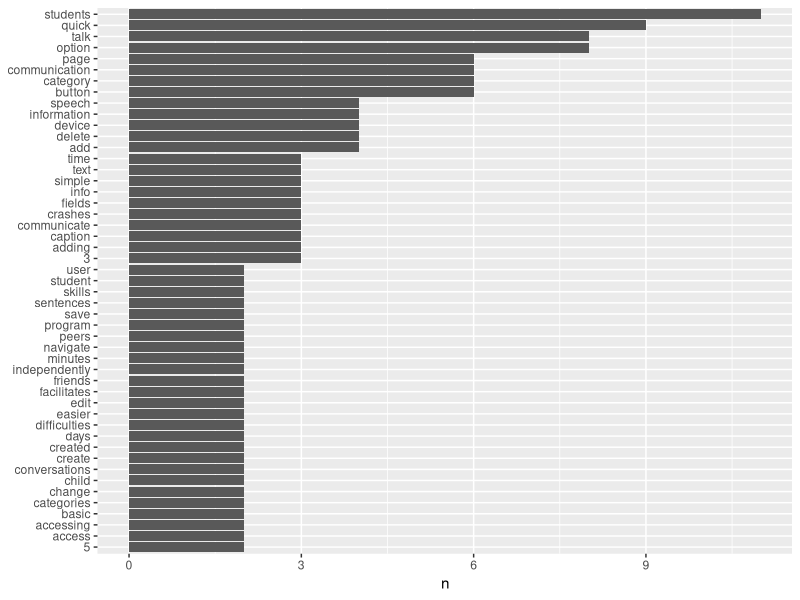

Generate this figure with R:
library(tidyverse)
library(tidytext)

#Read in file 
qt_reviews <- read.csv("data/QuickTalk/qt.csv")

#output file to console 
list(qt_reviews)

#Remove punctuation and replace with space
#also removes extra white space
#qt_reviews <- str_replace_all(qt_reviews, "\\s+", " ")# %>% 
#  str_replace_all(., "\\p{Punct}", " ")  

#places data into data frame table
qt_reviews_df <- tibble(qt_reviews)

#loading dataset called stop_words
data("stop_words")

#include custom stop words
custom_stop_words <- bind_rows(tibble(word = c("app","apps","apple"),
                                      lexicon = c("custom")),
                               stop_words)

#removing all stop words
qt_reviews <- qt_reviews %>% anti_join(custom_stop_words)

#word count
qt_reviews %>% count(word, sort = TRUE) 

#frequency graph
qt_reviews %>%
  count(word, sort = TRUE) %>%
  filter(n > 1) %>%
  mutate(word = reorder(word, n)) %>%
  ggplot(aes(n, word)) +
  geom_col() +
  labs(y = NULL)
